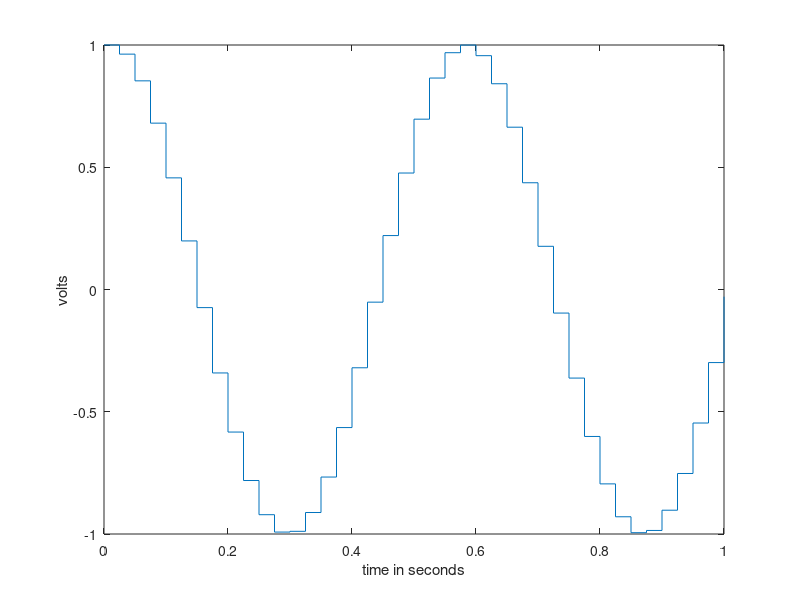
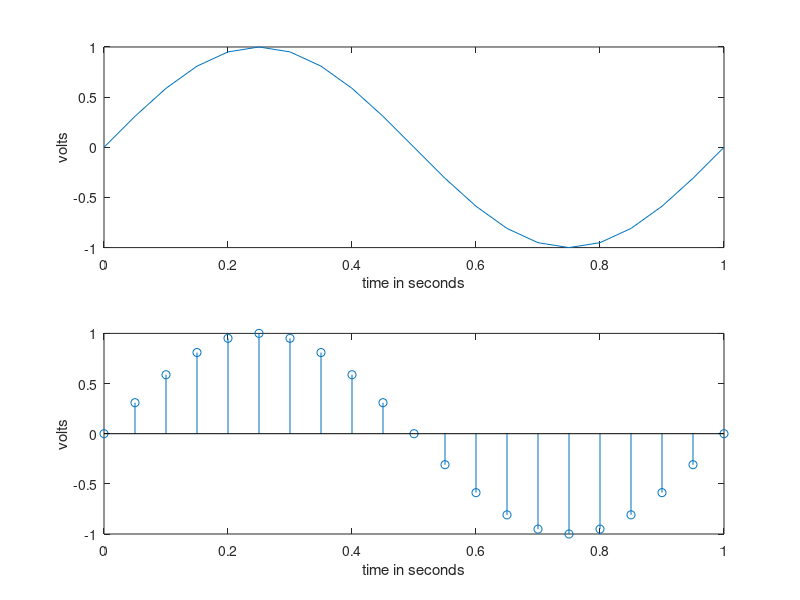
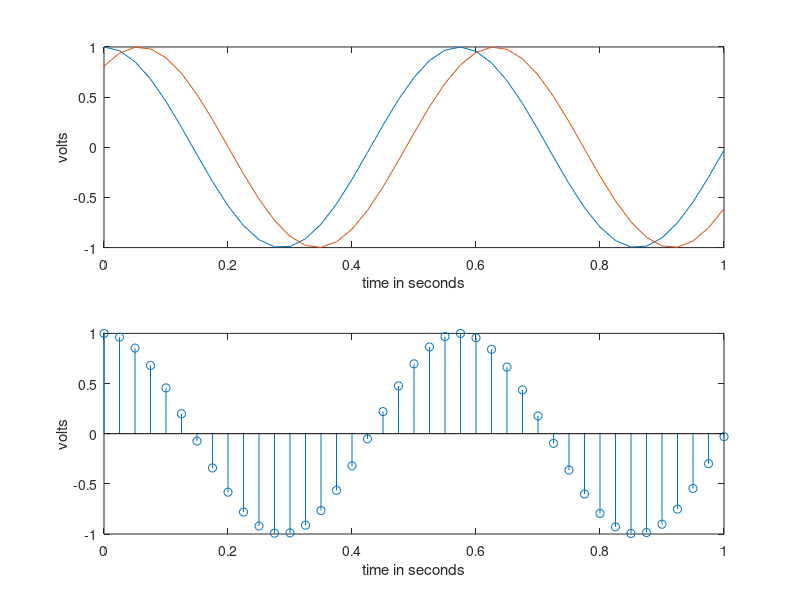

Write MATLAB code to recreate these figures, in order.
% EE368 exp 13 exercise 1 & 2
% Colleen Lau

%%Exercise 1
t_1=0:1/20:1;
y_1=sin(2*pi*t_1);
figure(1)
%Sin Wave "normal"
subplot(2,1,1)
plot(t_1,y_1)
axis([0 1 -1 1]);
xlabel('time in seconds'); ylabel('volts')
%Sin Wave "stairway like"
subplot(2,1,2)
stem(t_1,y_1)
axis([0 1 -1 1]);
xlabel('time in seconds'); ylabel('volts')

t=0:1/40:1;
y=cosd(2*pi*100*t);
y_1 = cosd((2*pi*100*t)-36);

%%Exercise 2 Plotting figure
%phase lag
figure(8)
subplot (2,1,1)
plot (t,y,t,y_1)
axis([0 1 -1 1])
xlabel('time in seconds'); ylabel('volts')

%stem plot
subplot(2,1,2)
stem(t,y)
axis([0 1 -1 1])
xlabel('time in seconds'); ylabel('volts')

%stairs plot
figure(9)
stairs(t,y)
axis([0 1 -1 1])
xlabel('time in seconds'); ylabel('volts')
print -dps exp13_2.ps